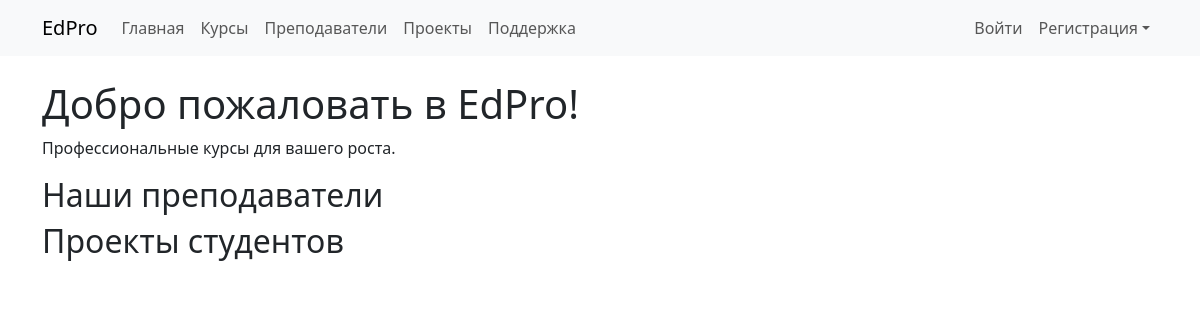
The app's page /, older data.
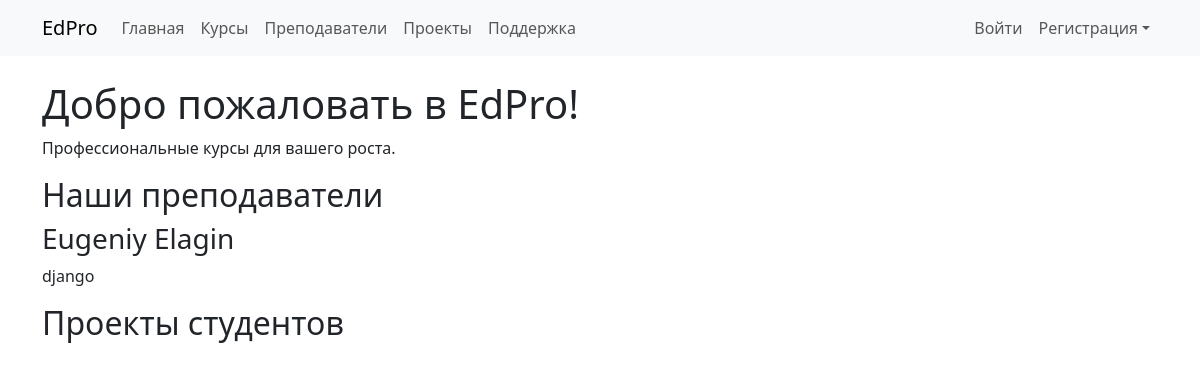
The same page, newer data.
### main/models.py (models this page shows, shortened)
class Tutor(models.Model):
    user = models.OneToOneField(User, on_delete=models.CASCADE, related_name='tutor_profile')
    bio = models.TextField(max_length=1000, blank=True)
    expertise = models.CharField(max_length=200)

### main/views.py (the view)
# urls.py: path('', views.HomeView.as_view(), name='home'),
class HomeView(TemplateView):
    template_name = 'main/home.html'
    def get_context_data(self, **kwargs):
        context = super().get_context_data(**kwargs)
        context['tutors'] = Tutor.objects.all()[:3]
        context['projects'] = StudentProject.objects.all()[:3]
        return context

### main/context_processors.py (called while the page is built)
def user_role(request):
    if request.user.is_authenticated:
        is_tutor = hasattr(request.user, 'tutor_profile')
    else:
        is_tutor = False
    return {'is_tutor': is_tutor}

### main/templates/main/home.html (shortened to what this page needs)
{% extends "base.html" %}
{% block content %}
    <h1>Добро пожаловать в EdPro!</h1>
    <p>Профессиональные курсы для вашего роста.</p>
    <h2>Наши преподаватели</h2>
    {% for tutor in tutors %}
        <div>
            <h3>{{ tutor.user.get_full_name|default:tutor.user.username }}</h3>
            <p>{{ tutor.expertise }}</p>
        </div>
    {% endfor %}
    <h2>Проекты студентов</h2>
{% endblock %}

Row changes from the older to the newer data that the page shows:
added Tutor: user.get_full_name "Eugeniy Elagin", expertise "django"
